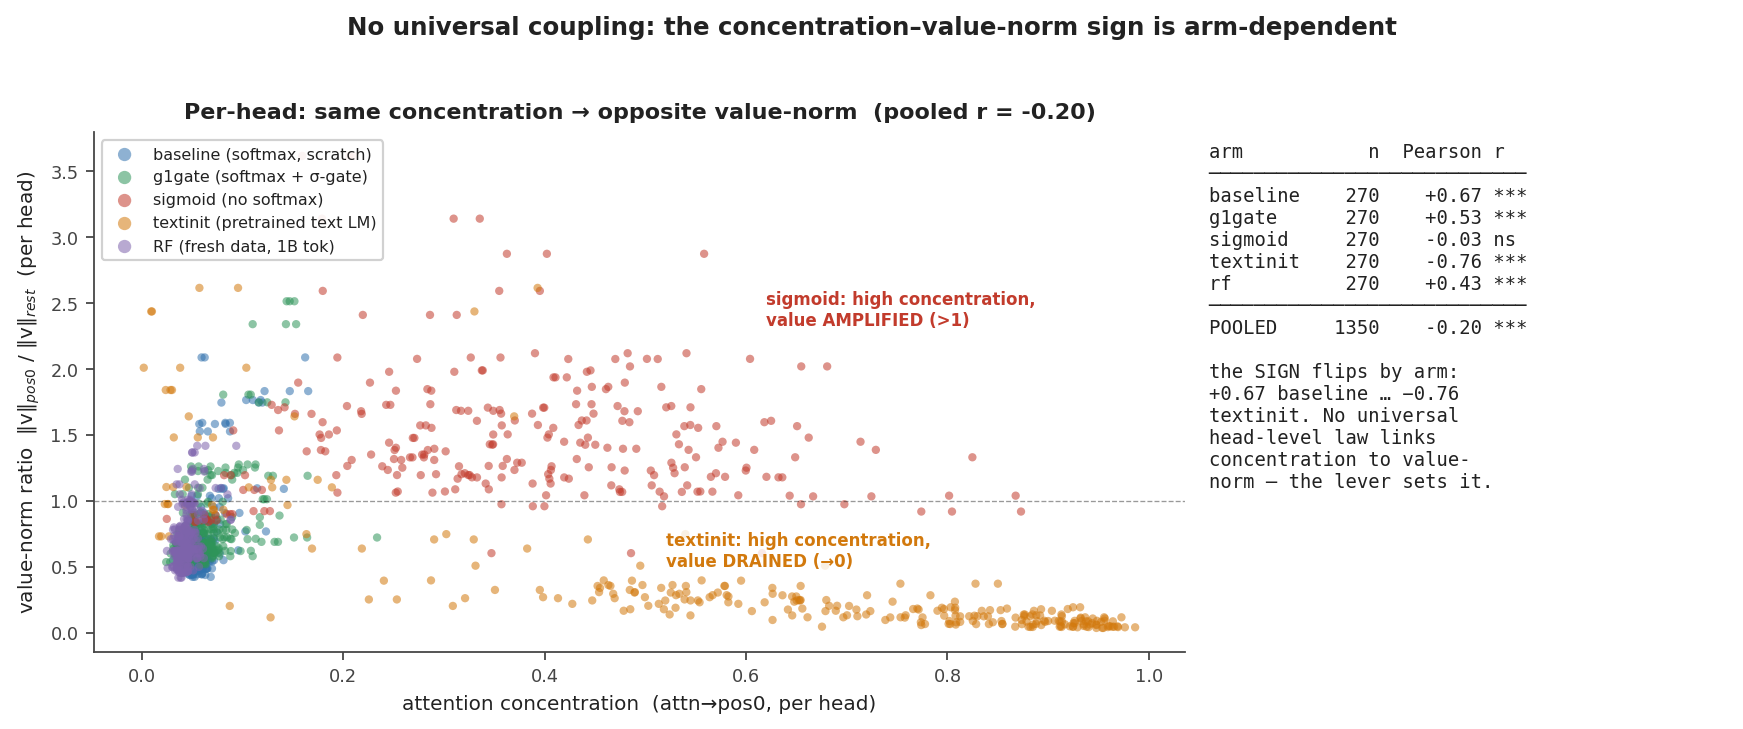

Source code (Python):
#!/usr/bin/env python3
"""Per-head decoupling scatter. Every (layer,head) is a dot: x = attn->pos0,
y = value-norm ratio ‖v‖pos0/‖v‖rest, at each arm's final checkpoint.

Thesis at the head level: if concentration CAUSED value-drain, dots would fall on a
downward line (more attention -> lower v_ratio). Instead each arm is its own cloud and
the pooled relationship is weak -> concentration and value-drain are independently set
per head, not one phenomenon. Pearson r reported per arm + pooled.
"""
import numpy as np
import matplotlib.pyplot as plt
from scipy.stats import pearsonr
import fig_common as fc

ARMS = fc.MAIN_ARMS + ['rf']


def main():
    fig, (ax, axt) = plt.subplots(1, 2, figsize=(11, 4.6), gridspec_kw={'width_ratios': [2.1, 1]})
    allx, ally = [], []
    rows = []
    for arm in ARMS:
        d = fc.load_perhead_npz(arm)             # TRUE per-head v_ratio (npz, not per-layer probe)
        x = d['attn_to_pos0'].ravel()
        y = d['v_ratio'].ravel()
        c = fc.ARM_COLORS[arm]
        ax.scatter(x, y, s=14, color=c, alpha=0.55, edgecolors='none', label=fc.ARM_LABELS[arm])
        r, p = pearsonr(x, y)
        rows.append((arm, len(x), float(r), float(p), float(x.max()), float(y.min()), float(y.max())))
        allx.append(x); ally.append(y)
    allx = np.concatenate(allx); ally = np.concatenate(ally)
    rp, pp = pearsonr(allx, ally)

    ax.axhline(1.0, color='black', lw=0.6, alpha=0.4, ls='--')
    ax.set_xlabel('attention concentration  (attn→pos0, per head)', fontsize=9)
    ax.set_ylabel('value-norm ratio  ‖v‖$_{pos0}$ / ‖v‖$_{rest}$  (per head)', fontsize=9)
    ax.set_title(f'Per-head: same concentration → opposite value-norm  (pooled r = {rp:+.2f})',
                 fontsize=10, weight='bold')
    ax.legend(fontsize=7.2, loc='upper left', framealpha=0.9, markerscale=1.6)
    fc.style_ax(ax)
    # call out the two high-concentration populations going OPPOSITE ways
    box = dict(boxstyle='round,pad=0.3', fc='white', ec='none', alpha=0.8)
    ax.annotate('sigmoid: high concentration,\nvalue AMPLIFIED (>1)', (0.62, 2.45), fontsize=7.5,
                color=fc.ARM_COLORS['sigmoid'], ha='left', va='center', weight='bold', bbox=box)
    ax.annotate('textinit: high concentration,\nvalue DRAINED (→0)', (0.52, 0.62), fontsize=7.5,
                color=fc.ARM_COLORS['textinit'], ha='left', va='center', weight='bold', bbox=box)

    # per-arm r table panel
    axt.axis('off')
    txt = [f'{"arm":10}{"n":>5}{"Pearson r":>11}']
    txt.append('─' * 28)
    for arm, n, r, p, xmx, ymn, ymx in rows:
        sig = '***' if p < 1e-3 else ('*' if p < 0.05 else 'ns')
        txt.append(f'{arm:10}{n:>5}{r:>+9.2f} {sig}')
    txt.append('─' * 28)
    txt.append(f'{"POOLED":10}{len(allx):>5}{rp:>+9.2f} {"***" if pp<1e-3 else "ns"}')
    txt.append('')
    txt.append('the SIGN flips by arm:')
    txt.append('+0.67 baseline … −0.76')
    txt.append('textinit. No universal')
    txt.append('head-level law links')
    txt.append('concentration to value-')
    txt.append('norm — the lever sets it.')
    axt.text(0.0, 0.98, '\n'.join(txt), family='monospace', fontsize=8.5, va='top')

    fig.suptitle('No universal coupling: the concentration–value-norm sign is arm-dependent',
                 fontsize=11, weight='bold')
    fig.tight_layout(rect=[0, 0, 1, 0.96])
    out = 'analysis/fig3_perhead_scatter.svg'
    fig.savefig(out, bbox_inches='tight'); fig.savefig(out.replace('.svg', '.png'), dpi=160, bbox_inches='tight')
    print('wrote', out)
    print('\nPer-arm Pearson r (attn->pos0 vs v_ratio, final ckpt):')
    for arm, n, r, p, xmx, ymn, ymx in rows:
        print(f'  {arm:10} n={n:3d} r={r:+.3f} p={p:.1e}  attn_max={xmx:.3f} v_ratio[{ymn:.2f},{ymx:.2f}]')
    print(f'  POOLED     n={len(allx)} r={rp:+.3f} p={pp:.1e}')


if __name__ == '__main__':
    main()
